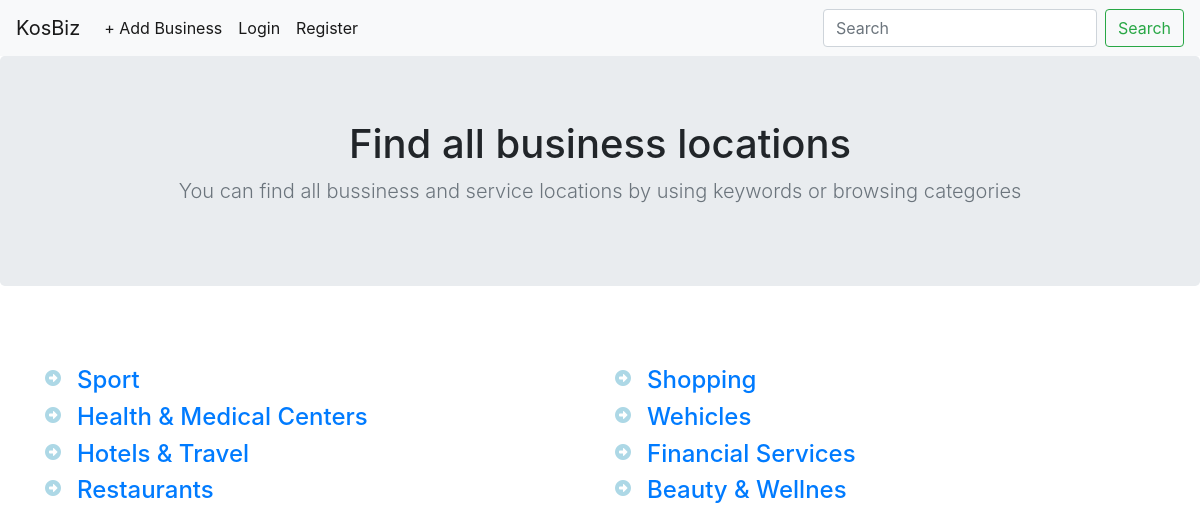
The page / on the database its author committed.
### kosbiz_app/models.py (models this page shows)
class Categories(models.Model):
    name = models.TextField()
    businesses = models.ManyToManyField(Business, related_name="categories")
    created_at = models.DateTimeField(auto_now_add=True)
    updated_at = models.DateTimeField(auto_now=True)

### kosbiz_app/views.py (the view)
# urls.py: path('', views.index),
def index(request):
    if request.method == 'GET':
        categories = Categories.objects.all()
        context = {
            'categories' : categories
        }
        return render(request, 'index.html', context)

### kosbiz_app/templates/index.html (shortened to what this page needs)
<!DOCTYPE html>
<html lang="en">
<head>
    <link rel="stylesheet" href="https://stackpath.bootstrapcdn.com/bootstrap/4.5.0/css/bootstrap.min.css">
</head>
<body>
    {%include 'layout.html'%}
    <main role="main">
        <section class="jumbotron text-center">
            <div class="container">
                <h1 class="jumbotron-heading">Find all business locations</h1>
                <p class="lead text-muted">You can find all bussiness and service locations by using keywords or browsing categories</p>
            </div>
        </section>
        <div class="album py-5 bd-light">
            <div class="container">
                <div class="row">
                    {% for category in categories %}
                    <div class="col-md-6">
                        <div class="media">
                            <div class="icon mr-3">
                                <i class="fas fa-arrow-alt-circle-right" style="color:lightblue;"></i>
                            </div>
                            <div class="media-body">
                                <h3 class="h4"> <a href="/category/{{ category.id }}"> {{ category.name }} </a></h3>
                            </div>
                        </div>
                    </div>
                    {% endfor %}
                </div>
            </div>
        </div>
    </main>
</body>
</html>

### rows shown on the page
Categories: name "Sport"
Categories: name "Shopping"
Categories: name "Health & Medical Centers"
Categories: name "Wehicles"
Categories: name "Hotels & Travel"
Categories: name "Financial Services"
Categories: name "Restaurants"
Categories: name "Beauty & Wellnes"
